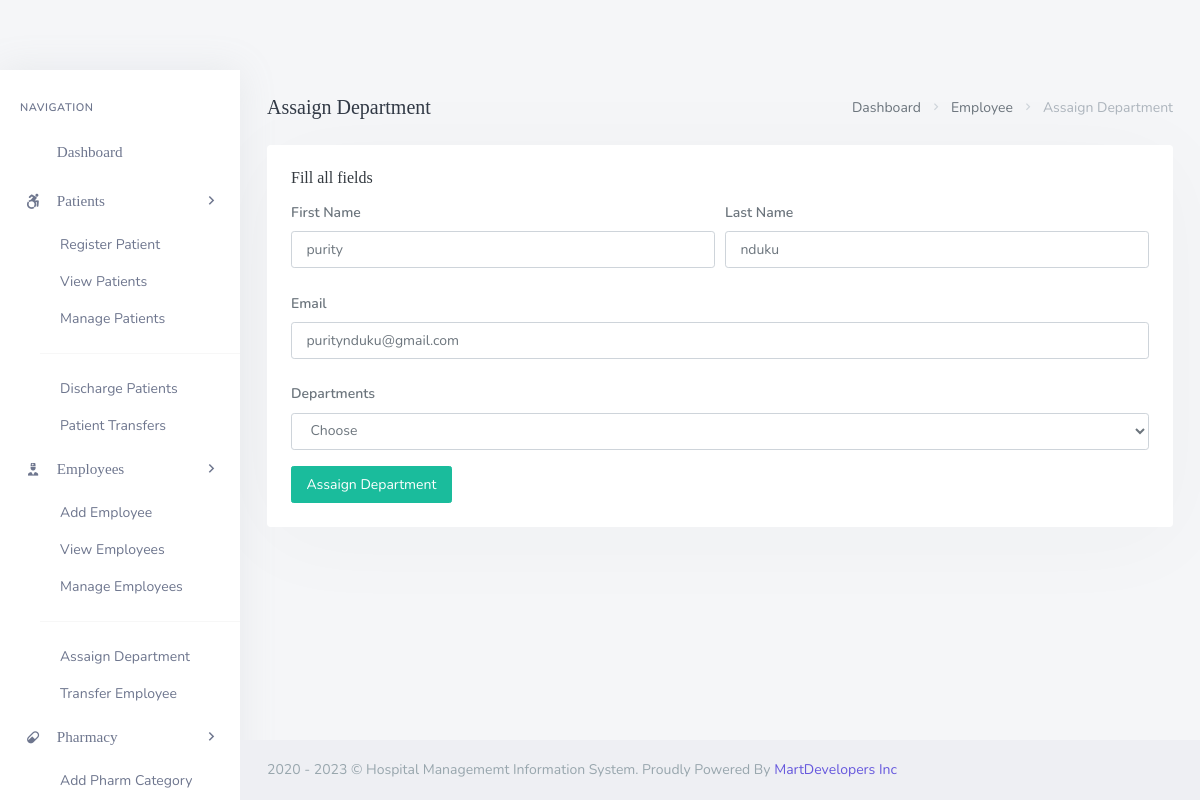
Page /backend/admin/his_admin_assaign_single_employee.php?doc_number=65YSD on the committed database.
### tables this page shows
CREATE TABLE `his_docs` (
  `doc_id` int(20) NOT NULL,
  `doc_fname` varchar(200) DEFAULT NULL,
  `doc_lname` varchar(200) DEFAULT NULL,
  `doc_email` varchar(200) DEFAULT NULL,
  `doc_pwd` varchar(200) DEFAULT NULL,
  `doc_dept` varchar(200) DEFAULT NULL,
  `doc_number` varchar(200) DEFAULT NULL,
  `doc_dpic` varchar(200) DEFAULT NULL
);

### backend/admin/his_admin_assaign_single_employee.php (the view, shortened to what this page needs)
<?php
	include('assets/inc/config.php');
?>
<!DOCTYPE html>
<html lang="en">
    <?php include('assets/inc/head.php');?>
    <body>
        <div id="wrapper">
            <?php include("assets/inc/sidebar.php");?>
            <div class="content-page">
                <div class="content">
                    <div class="container-fluid">
                        <div class="row">
                            <div class="col-12">
                                <div class="page-title-box">
                                    <div class="page-title-right">
                                        <ol class="breadcrumb m-0">
                                            <li class="breadcrumb-item"><a href="his_admin_dashboard.php">Dashboard</a></li>
                                            <li class="breadcrumb-item"><a href="javascript: void(0);">Employee</a></li>
                                            <li class="breadcrumb-item active">Assaign Department</li>
                                        </ol>
                                    </div>
                                    <h4 class="page-title">Assaign Department</h4>
                                </div>
                            </div>
                        </div>
                        <?php
                            $doc_number=$_GET['doc_number'];
                            $ret="SELECT  * FROM his_docs WHERE doc_number=?";
                            $stmt= $mysqli->prepare($ret) ;
                            $stmt->bind_param('i',$doc_number);
                            $stmt->execute() ;
                            $res=$stmt->get_result();
                            while($row=$res->fetch_object())
                            {
                        ?>
                        <div class="row">
                            <div class="col-12">
                                <div class="card">
                                    <div class="card-body">
                                        <h4 class="header-title">Fill all fields</h4>
                                        <form method="post" enctype="multipart/form-data">
                                            <div class="form-row">
                                                <div class="form-group col-md-6">
                                                    <label for="inputEmail4" class="col-form-label">First Name</label>
                                                    <input type="text" required="required" readonly value="<?php echo $row->doc_fname;?>" name="doc_fname" class="form-control" id="inputEmail4" >
                                                </div>
                                                <div class="form-group col-md-6">
                                                    <label for="inputPassword4" class="col-form-label">Last Name</label>
                                                    <input required="required" type="text" readonly value="<?php echo $row->doc_lname;?>" name="doc_lname" class="form-control"  id="inputPassword4">
                                                </div>
                                            </div>
                                            <div class="form-group">
                                                <label for="inputAddress" class="col-form-label">Email</label>
                                                <input required="required" type="email" readonly value="<?php echo $row->doc_email;?>" class="form-control" name="doc_email" id="inputAddress">
                                            </div>
                                            <div class="form-group">
                                                    <label for="inputState" class="col-form-label">Departments</label>
                                                    <select id="inputState" required="required" name="doc_dept" class="form-control">
                                                        <option>Choose</option>
                                                    </select>
                                            </div>
                                            <button type="submit" name="assaign_dept" class="ladda-button btn btn-success" data-style="expand-right">Assaign Department</button>
                                        </form>
                                    </div>
                                </div>
                            </div>
                        </div>
                        <?php }?>
                    </div>
                </div>
                <?php include('assets/inc/footer.php');?>
            </div>
        </div>
    </body>
</html>

### rows in the picture
his_docs: doc_fname "purity", doc_lname "nduku", doc_email "puritynduku@gmail.com"
